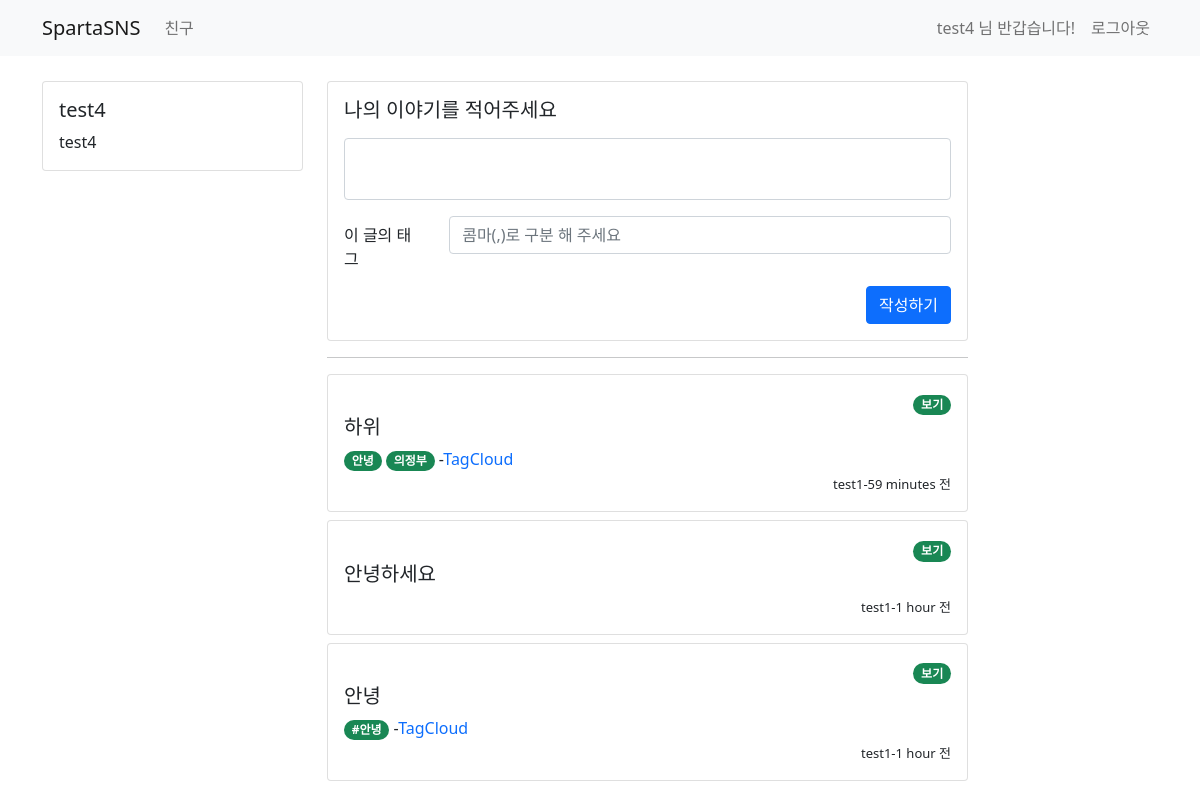
Page /tweet/ (signed in) on the committed database.
### user/models.py (models this page shows)
class UserModel(AbstractUser):
    class Meta:
        db_table = "my_user"
    bio = models.CharField(max_length=256, default='')
    follow = models.ManyToManyField(settings.AUTH_USER_MODEL, related_name='followee')

### tweet/models.py (models this page shows)
class TweetModel(models.Model):
    class Meta:
        db_table = "tweet"
    author = models.ForeignKey(UserModel, on_delete=models.CASCADE)
    content = models.CharField(max_length=256)
    tags = TaggableManager(blank=True)
    created_at = models.DateTimeField(auto_now_add=True)
    updated_at = models.DateTimeField(auto_now=True)

### tweet/views.py (the view, shortened to what this page needs)
# urls.py: path('', include('tweet.urls')),    # tweet/urls.py 경로 추가
@login_required
def tweet(request):
    if request.method == 'GET':  # 요청하는 방식이 GET 방식인지 확인하기
        all_tweet = TweetModel.objects.all().order_by('-created_at')
        return render(request, 'tweet/home.html', {'tweet': all_tweet})

### templates/tweet/home.html (shortened to what this page needs)
{% extends 'base.html' %}
{% block content %}
    <div class="container timeline-container">
        <div class="row">
            <div class="col-md-3">
                <div class="card">
                    <div class="card-body">
                        <h5 class="card-title"> {{ user.username }} </h5>
                        <p class="card-text"> {{ user.bio }} </p>
                    </div>
                </div>
            </div>
            <div class="col-md-7">
                <div class="row mb-2">
                    <div class="col-md-12">
                        <div class="card">
                            <div class="card-body">
                                <div class="media">
                                    <div class="media-body">
                                        <h5 class="mt-0">나의 이야기를 적어주세요</h5>
                                        <p>
                                        <form action="/tweet/" method="post">
                                            <div class="form-group mb-2">
                                                <textarea class="form-control" style="resize: none" name='my-content'
                                                          id="my-content"></textarea>
                                                <div class="mt-3 row">
                                                    <label for="tag"
                                                           class="col-sm-2 col-form-label">이 글의 태그</label>
                                                    <div class="col-sm-10">
                                                        <input type="text" class="form-control" name="tag" id="tag"
                                                               placeholder="콤마(,)로 구분 해 주세요">
                                                    </div>
                                                </div>
                                            </div>
                                            <button type="submit" class="btn btn-primary" style="float:right;">작성하기
                                            </button>
                                        </form>
                                        </p>
                                    </div>
                                </div>
                            </div>
                        </div>
                    </div>
                </div>
                <hr>
                <div class="row">
                    {% for tw in tweet %}
                        <div class="col-md-12 mb-2">
                            <div class="card">
                                <div class="card-body">
                                    <div style="text-align: right">
                                        <a href="/tweet/{{ tw.id }}">
                                            <span class="badge rounded-pill bg-success">보기</span>
                                        </a>
                                    </div>
                                    <div class="media">
                                        <div class="media-body">
                                            <h5 class="mt-0">{{ tw.content }}</h5>
                                            {% if tw.tags.all %}
                                                {% for tag in tw.tags.all %}
                                                    <a style="text-decoration: none"
                                                       href="{% url 'tagged_object_list' tag.name %}">
                                                    <span class="badge rounded-pill bg-success">
                                                        {{ tag.name }}
                                                    </span>
                                                    </a>
                                                {% endfor %}
                                                -<a style="text-decoration: none"
                                                    href="{% url 'tag_cloud' %}">TagCloud</a>
                                            {% endif %}
                                        </div>
                                        <div style="text-align: right">
                                            <span style="font-size: small">{{ tw.author.username }}-{{ tw.created_at|timesince }} 전</span>
                                        </div>
                                    </div>
                                </div>
                            </div>
                        </div>
                    {% endfor %}
                </div>
            </div>
            <div class="col-md-2"></div>
        </div>
    </div>
{% endblock %}

### templates/base.html (shortened to what this page needs)
<!DOCTYPE html>
<html lang="en">
<head>
    <link href="https://cdn.jsdelivr.net/npm/bootstrap@5.0.0-beta3/dist/css/bootstrap.min.css" rel="stylesheet"
>
</head>
<body>
<nav class="navbar navbar-expand-lg navbar-light bg-light">
    <div class="container">
        <a class="navbar-brand" href="/">SpartaSNS</a>
        {% if user.is_authenticated %}
            <div class="collapse navbar-collapse" id="navbarSupportedContent">
                <ul class="navbar-nav mr-auto">
                    <li class="nav-item">
                        <a class="nav-link" href="/user"> 친구 </a>
                    </li>
                </ul>
            </div>
        {% endif %}
        <form class="form-inline my-2 my-lg-0">
            {% if not user.is_authenticated %}
                <ul class="navbar-nav mr-auto">
                    <li class="nav-item active">
                        <a class="nav-link" href="/sign-in"> 로그인 <span class="sr-only"></span></a>
                    </li>
                    <li class="nav-item active">
                        <a class="nav-link" href="/sign-up"> 회원가입 <span class="sr-only"></span></a>
                    </li>
                </ul>
            {% else %}
                <ul class="navbar-nav mr-auto">
                    <li class="nav-item" disabled>
                        <span class="nav-link">
                            {{ user.username }} 님 반갑습니다!
                        </span>
                    </li>
                    <li class="nav-item">
                        <a class="nav-link" href="/logout"> 로그아웃 </a>
                    </li>
                </ul>
            {% endif %}
        </form>
    </div>
</nav>
{% block content %}
{% endblock %}
</body>
</html>

### templates/base.html (style rules this page uses)
.timeline-container { margin-top: 25px }

### rows in the picture
UserModel: username "test4", bio "test4"
TweetModel: content "하위", author.username "test1", created_at "59 minutes"
Tag: name "안녕"
Tag: name "의정부"
TweetModel: content "안녕하세요", author.username "test1", created_at "1 hour"
TweetModel: content "안녕", author.username "test1", created_at "1 hour"
Tag: name "#안녕"
